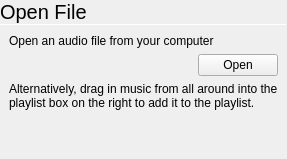
         <widget class="QWidget" name="sourcesStackPage3_2">
          <layout class="QVBoxLayout" name="verticalLayout_6">
           <property name="spacing">
            <number>0</number>
           </property>
           <property name="leftMargin">
            <number>0</number>
           </property>
           <property name="topMargin">
            <number>0</number>
           </property>
           <property name="rightMargin">
            <number>0</number>
           </property>
           <property name="bottomMargin">
            <number>0</number>
           </property>
           <item>
            <widget class="QLabel" name="label_3">
             <property name="font">
              <font>
               <pointsize>15</pointsize>
              </font>
             </property>
             <property name="text">
              <string>Open File</string>
             </property>
             <property name="margin">
              <number>9</number>
             </property>
            </widget>
           </item>
           <item>
            <widget class="Line" name="line_5">
             <property name="maximumSize">
              <size>
               <width>16777215</width>
               <height>1</height>
              </size>
             </property>
             <property name="orientation">
              <enum>Qt::Horizontal</enum>
             </property>
            </widget>
           </item>
           <item>
            <layout class="QVBoxLayout" name="verticalLayout_13">
             <property name="spacing">
              <number>6</number>
             </property>
             <property name="leftMargin">
              <number>9</number>
             </property>
             <property name="topMargin">
              <number>9</number>
             </property>
             <property name="rightMargin">
              <number>9</number>
             </property>
             <property name="bottomMargin">
              <number>9</number>
             </property>
             <item>
              <widget class="QLabel" name="label_4">
               <property name="text">
                <string>Open an audio file from your computer</string>
               </property>
              </widget>
             </item>
             <item>
              <layout class="QHBoxLayout" name="horizontalLayout_5">
               <item>
                <spacer name="horizontalSpacer_3">
                 <property name="orientation">
                  <enum>Qt::Horizontal</enum>
                 </property>
                 <property name="sizeHint" stdset="0">
                  <size>
                   <width>40</width>
                   <height>20</height>
                  </size>
                 </property>
                </spacer>
               </item>
               <item>
                <widget class="QPushButton" name="OpenFileButton">
                 <property name="text">
                  <string>Open</string>
                 </property>
                 <property name="icon">
                  <iconset theme="document-open">
                   <normaloff>.</normaloff>.</iconset>
                 </property>
                </widget>
               </item>
              </layout>
             </item>
             <item>
              <widget class="QLabel" name="label_6">
               <property name="text">
                <string>Alternatively, drag in music from all around into the playlist box on the right to add it to the playlist.</string>
               </property>
               <property name="wordWrap">
                <bool>true</bool>
               </property>
              </widget>
             </item>
             <item>
              <spacer name="verticalSpacer_2">
               <property name="orientation">
                <enum>Qt::Vertical</enum>
               </property>
               <property name="sizeHint" stdset="0">
                <size>
                 <width>20</width>
                 <height>40</height>
                </size>
               </property>
              </spacer>
             </item>
            </layout>
           </item>
          </layout>
         </widget>
